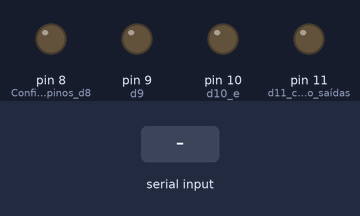
This sketch was run on a simulated Arduino Uno, built with avr-gcc and run on an emulated ATmega328P. Shown: output pins drawn as LEDs (lit = HIGH). Inputs (shaded band) come from the test bench.

Above: at 1.2 s.
1.3 s: "90,45\n" received over Serial
At 1.46 s:
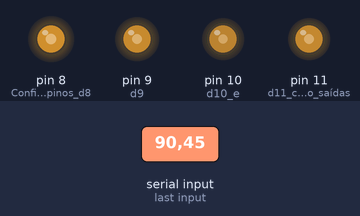
Timing chart, 0 to 26.8 s (numbered marks = the images above; inputs shaded):
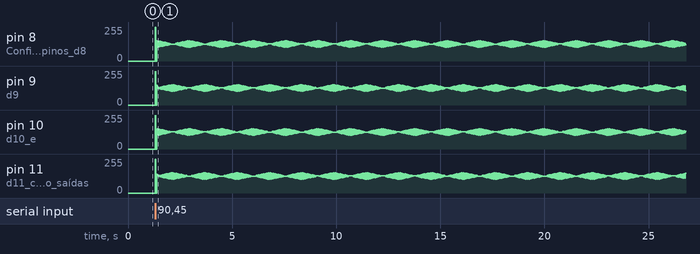

The sketch:

Newport_model77250_zero.ino.ino
```cpp
int newport_cal[1001] = {0, 1, 2, 3, 4, 5, 6, 7, 8, 9, 10, 11, 12, 13, 14, 15, 16, 17, 18, 19,
                20, 21, 22, 23, 24, 25, 26, 27, 28, 28, 29, 30, 31, 32, 33, 34, 35, 36, 37, 38,
                39, 40, 41, 42, 43, 44, 45, 46, 47, 48, 48, 49, 50, 51, 52, 53, 54, 55, 56, 57,
                58, 59, 60, 61, 62, 63, 64, 65, 66, 67, 68, 69, 70, 71, 72, 73, 74, 75, 76, 77,
                78, 79, 80, 81, 82, 83, 84, 85, 86, 87, 88, 88, 89, 90, 91, 92, 93, 94, 95, 96,
                97, 98, 99, 100, 101, 101, 102, 103, 104, 105, 106, 107, 108, 109, 110, 111, 112, 113, 114, 115, 116,
                117, 118, 119, 120, 121, 122, 123, 124, 125, 126, 126, 127, 128, 129, 130, 131, 132, 133, 134, 135,
                136, 137, 138, 139, 140, 141, 142, 143, 144, 145, 146, 147, 148, 149, 150, 151, 152, 153, 154, 155,
                156, 157, 158, 159, 160, 161, 162, 163, 164, 165, 166, 167, 168, 169, 170, 171, 172, 173, 174, 175,
                176, 177, 178, 179, 180, 181, 182, 183, 184, 185, 186, 187, 188, 189, 190, 190, 191, 192, 193, 194,
                195, 196, 197, 198, 199, 200, 201, 202, 203, 204, 205, 206, 207, 208, 209, 210, 211, 212, 213, 214,
                215, 216, 217, 218, 218, 219, 220, 221, 222, 223, 224, 225, 226, 227, 228, 229, 230, 231, 232, 233,
                234, 235, 236, 237, 238, 239, 240, 241, 242, 243, 244, 245, 246, 247, 248, 248, 249, 250, 251, 252,
                253, 254, 255, 256, 257, 258, 259, 260, 261, 262, 263, 264, 265, 266, 267, 268, 269, 270, 271, 272,
                273, 274, 275, 276, 277, 278, 278, 279, 280, 281, 282, 283, 284, 285, 286, 287, 288, 289, 290, 291,
                292, 293, 294, 295, 296, 297, 298, 299, 300, 301, 302, 303, 304, 305, 306, 307, 308, 308, 309, 310,
                311, 312, 313, 314, 315, 316, 317, 318, 319, 320, 321, 322, 323, 324, 325, 326, 327, 328, 329, 330,
                331, 332, 333, 334, 335, 336, 337, 338, 339, 340, 341, 342, 343, 344, 345, 346, 347, 348, 348, 349,
                350, 351, 352, 353, 354, 355, 356, 357, 358, 359, 360, 361, 362, 363, 364, 365, 366, 367, 368, 369,
                370, 371, 372, 373, 374, 375, 376, 377, 378, 379, 380, 381, 382, 383, 384, 385, 386, 387, 388, 389,
                390, 390, 391, 392, 393, 394, 395, 396, 397, 398, 399, 400, 401, 402, 403, 404, 405, 406, 407, 408,
                409, 410, 411, 412, 413, 414, 415, 416, 417, 418, 419, 420, 420, 421, 422, 423, 424, 425, 426, 427,
                428, 429, 430, 431, 432, 433, 434, 435, 436, 437, 438, 439, 440, 441, 442, 443, 443, 444, 445, 446,
                447, 448, 449, 440, 451, 452, 453, 454, 455, 456, 457, 458, 459, 460, 461, 462, 463, 464, 465, 466,
                467, 468, 469, 470, 471, 472, 473, 474, 475, 476, 477, 478, 479, 480, 481, 482, 483, 484, 485, 486,
                486, 487, 488, 489, 490, 491, 492, 493, 494, 495, 496, 497, 498, 499, 500, 501, 502, 503, 504, 505,
                506, 507, 508, 509, 510, 511, 512, 513, 514, 515, 516, 516, 517, 518, 519, 520, 521, 522, 523, 524,
                525, 526, 527, 528, 529, 530, 531, 532, 533, 534, 535, 536, 537, 538, 539, 540, 541, 542, 543, 544,
                545, 546, 547, 548, 548, 549, 550, 551, 552, 553, 554, 555, 556, 557, 558, 559, 560, 561, 562, 563,
                564, 565, 566, 567, 568, 569, 570, 571, 572, 573, 574, 575, 576, 577, 578, 578, 579, 580, 581, 582,
                583, 584, 585, 586, 587, 588, 589, 590, 591, 592, 593, 594, 595, 596, 597, 598, 599, 600, 601, 602,
                603, 604, 605, 606, 607, 608, 609, 610, 610, 611, 612, 613, 614, 615, 616, 617, 618, 619, 620, 621,
                622, 623, 624, 625, 626, 627, 628, 629, 630, 631, 632, 633, 634, 635, 636, 637, 638, 639, 640, 641,
                642, 643, 643, 644, 645, 646, 647, 648, 649, 650, 651, 652, 653, 654, 655, 656, 657, 658, 659, 660,
                661, 662, 663, 664, 665, 666, 667, 668, 669, 670, 671, 672, 673, 674, 675, 676, 677, 678, 678, 679,
                680, 681, 682, 683, 684, 685, 686, 687, 688, 689, 690, 691, 692, 693, 694, 695, 696, 697, 698, 699,
                700, 701, 702, 703, 704, 705, 706, 707, 708, 709, 709, 710, 711, 712, 713, 714, 715, 716, 717, 718,
                719, 720, 721, 722, 723, 724, 725, 726, 727, 728, 729, 730, 731, 732, 733, 734, 735, 736, 737, 738,
                739, 740, 741, 742, 743, 744, 745, 745, 746, 747, 748, 749, 750, 751, 752, 753, 754, 755, 756, 757,
                758, 759, 760, 761, 762, 763, 764, 765, 766, 767, 768, 769, 770, 771, 772, 773, 774, 775, 776, 777,
                778, 779, 779, 780, 781, 782, 783, 784, 785, 786, 787, 788, 789, 790, 791, 792, 793, 794, 795, 796,
                797, 798, 799, 800, 801, 802, 803, 804, 805, 806, 807, 808, 809, 810, 811, 812, 813, 814, 815, 816,
                817, 818, 819, 820, 821, 822, 823, 824, 825, 825, 826, 827, 828, 829, 830, 831, 832, 833, 834, 835,
                836, 837, 838, 839, 840, 841, 842, 843, 844, 845, 846, 847, 848, 849, 850, 851, 852, 852, 853, 854,
                855, 856, 857, 858, 859, 860, 861, 862, 863, 864, 865, 866, 867, 868, 869, 870, 871, 872, 873, 874,
                875, 876, 877, 878, 879, 880, 881, 882, 882, 883, 884, 885, 885, 886, 887, 888, 889, 890, 891, 892,
                893, 894, 895, 896, 897, 898, 899, 900, 901, 902, 903, 904, 905, 906, 907, 908, 909, 910, 911, 912,
                913, 914, 915, 916, 917, 918, 919, 920, 921, 922, 923, 924, 925, 926, 927, 928, 929, 930, 931, 932,
                933, 934, 935, 936, 937, 938, 939, 940, 941, 942, 943, 944, 945, 946, 947, 948, 949, 950, 951, 952,
                953, 954, 955, 956, 957, 958, 959, 960, 961, 962, 963, 964, 965, 966, 967, 968, 969, 970, 972, 0};


int currpos = newport_cal[200];
int k, nm, wls;

void clockwise(void);
void anticlockwise(void);
void disable(void);

void setup()
{
  Serial.begin(9600);
  pinMode(8, OUTPUT); // Configura os pinos d8,
  pinMode(9, OUTPUT); // d9,
  pinMode(10, OUTPUT);// d10 e
  pinMode(11, OUTPUT);// d11 como saídas
}

void loop()
{
  while (Serial.available() > 0)   //verifica a porta serial
  {
    wls = Serial.parseInt();   //recebe um valor via serial em nm
    nm = newport_cal[wls] - currpos;
    if (nm > 0 && wls >0)
    {
      for(k = 0; k < nm; k++)
        {
           clockwise();
        }
    currpos = newport_cal[wls];
    }
    else if (nm < 0 && wls > 0)
    {
      for(k = 0; k < (abs(nm) + 5); k++)
        {
           anticlockwise();
        }
      for (k = 0; k < 5; k++)
        {
           clockwise();
        }
    currpos = newport_cal[wls];
    }
    else if (wls = 0)
    {
      disable();
    }
   }
}

void clockwise()
{
  int i = 0;
  while(i <= 20)
  {
    digitalWrite(8, HIGH);    // Configura o pino 8 como HIGH
    digitalWrite(9, HIGH);    // Configura o pino 9 como LOW
    digitalWrite(10, LOW);    // Configura o pino 10 como HIGH
    digitalWrite(11, LOW);    // Configura o pino 11 como LOW
    delay(4);                   // Espera 4 ms
    digitalWrite(8, LOW);     // Configura o pino 8 como HIGH
    digitalWrite(9, HIGH);    // Configura o pino 9 como LOW
    digitalWrite(10, HIGH);   // Configura o pino 10 como HIGH
    digitalWrite(11, LOW);    // Configura o pino 11 como LOW
    delay(4);                   // Espera 4 ms
    digitalWrite(8, LOW);     // Configura o pino 8 como HIGH
    digitalWrite(9, LOW);     // Configura o pino 9 como LOW
    digitalWrite(10, HIGH);   // Configura o pino 10 como HIGH
    digitalWrite(11, HIGH);   // Configura o pino 11 como LOW
    delay(4);                   // Espera 4 ms
    digitalWrite(8, HIGH);    // Configura o pino 8 como HIGH
    digitalWrite(9, LOW);     // Configura o pino 9 como LOW
    digitalWrite(10, LOW);    // Configura o pino 10 como HIGH
    digitalWrite(11, HIGH);   // Configura o pino 11 como LOW
    delay(4);                   // Espera 4 ms
    i = i + 1;
  }
}

void anticlockwise()
{
  int j = 0;
  while(j <= 20)
  {
    digitalWrite(8, HIGH);  // Configura o pino 8 como HIGH
    digitalWrite(9, LOW);   // Configura o pino 9 como LOW
    digitalWrite(10,LOW);  // Configura o pino 10 como HIGH
    digitalWrite(11, HIGH); // Configura o pino 11 como LOW
    delay(4);               // Espera 4 ms
    digitalWrite(8, LOW);   // Configura o pino 8 como HIGH
    digitalWrite(9, LOW);   // Configura o pino 9 como LOW
    digitalWrite(10, HIGH); // Configura o pino 10 como HIGH
    digitalWrite(11, HIGH); // Configura o pino 11 como LOW
    delay(4);               // Espera 4 ms
    digitalWrite(8, LOW);   // Configura o pino 8 como HIGH
    digitalWrite(9, HIGH);  // Configura o pino 9 como LOW
    digitalWrite(10, HIGH); // Configura o pino 10 como HIGH
    digitalWrite(11, LOW);  // Configura o pino 11 como LOW
    delay(4);               // Espera 4 ms
    digitalWrite(8, HIGH);  // Configura o pino 8 como HIGH
    digitalWrite(9, HIGH);  // Configura o pino 9 como LOW
    digitalWrite(10, LOW);  // Configura o pino 10 como HIGH
    digitalWrite(11, LOW);  // Configura o pino 11 como LOW
    delay(4);               // Espera 4 ms
    j = j + 1;
  }
}

void disable()
{
  digitalWrite(8, HIGH);  // Configura o pino 8 como HIGH
  digitalWrite(9, LOW);   // Configura o pino 9 como LOW
  digitalWrite(10, LOW);  // Configura o pino 10 como HIGH
  digitalWrite(11, LOW); // Configura o pino 11 como LOW
}
```
